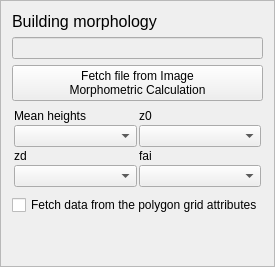
    <widget class="QFrame" name="frame">
     <property name="frameShape">
      <enum>QFrame::StyledPanel</enum>
     </property>
     <property name="frameShadow">
      <enum>QFrame::Raised</enum>
     </property>
     <layout class="QVBoxLayout" name="verticalLayout_2">
      <item>
       <widget class="QLabel" name="label_12">
        <property name="text">
         <string>&lt;!DOCTYPE HTML PUBLIC &quot;-//W3C//DTD HTML 4.0//EN&quot; &quot;http://www.w3.org/TR/REC-html40/strict.dtd&quot;&gt;
&lt;html&gt;&lt;head&gt;&lt;meta name=&quot;qrichtext&quot; content=&quot;1&quot; /&gt;&lt;style type=&quot;text/css&quot;&gt;
p, li { white-space: pre-wrap; }
&lt;/style&gt;&lt;/head&gt;&lt;body style=&quot; font-family:'MS Shell Dlg 2'; font-size:8pt; font-weight:400; font-style:normal;&quot;&gt;
&lt;p style=&quot; margin-top:0px; margin-bottom:0px; margin-left:0px; margin-right:0px; -qt-block-indent:0; text-indent:0px;&quot;&gt;&lt;span style=&quot; font-size:12pt;&quot;&gt;Building morphology&lt;/span&gt;&lt;/p&gt;&lt;/body&gt;&lt;/html&gt;</string>
        </property>
       </widget>
      </item>
      <item>
       <widget class="QLineEdit" name="textInputIMPData">
        <property name="enabled">
         <bool>false</bool>
        </property>
       </widget>
      </item>
      <item>
       <widget class="QPushButton" name="pushButtonImportIMPBuild">
        <property name="enabled">
         <bool>true</bool>
        </property>
        <property name="text">
         <string>Fetch file from Image 
Morphometric Calculation</string>
        </property>
       </widget>
      </item>
      <item>
       <widget class="QFrame" name="IMP_Frame">
        <property name="frameShape">
         <enum>QFrame::NoFrame</enum>
        </property>
        <property name="frameShadow">
         <enum>QFrame::Sunken</enum>
        </property>
        <property name="lineWidth">
         <number>1</number>
        </property>
        <layout class="QGridLayout" name="gridLayout_6">
         <property name="margin">
          <number>2</number>
         </property>
         <property name="spacing">
          <number>2</number>
         </property>
         <item row="1" column="0">
          <widget class="QLabel" name="label_29">
           <property name="text">
            <string>Mean heights</string>
           </property>
          </widget>
         </item>
         <item row="2" column="1">
          <widget class="QComboBox" name="IMP_z0"/>
         </item>
         <item row="2" column="0">
          <widget class="QComboBox" name="IMP_mean"/>
         </item>
         <item row="1" column="1">
          <widget class="QLabel" name="label_33">
           <property name="text">
            <string>z0</string>
           </property>
          </widget>
         </item>
         <item row="8" column="1">
          <widget class="QComboBox" name="IMP_fai"/>
         </item>
         <item row="7" column="1">
          <widget class="QLabel" name="label_34">
           <property name="text">
            <string>fai</string>
           </property>
          </widget>
         </item>
         <item row="8" column="0">
          <widget class="QComboBox" name="IMP_zd"/>
         </item>
         <item row="7" column="0">
          <widget class="QLabel" name="label_30">
           <property name="text">
            <string>zd</string>
           </property>
          </widget>
         </item>
        </layout>
       </widget>
      </item>
      <item>
       <widget class="QCheckBox" name="IMP_checkBox">
        <property name="text">
         <string>Fetch data from the polygon grid attributes</string>
        </property>
       </widget>
      </item>
      <item>
       <spacer name="verticalSpacer_11">
        <property name="orientation">
         <enum>Qt::Vertical</enum>
        </property>
        <property name="sizeHint" stdset="0">
         <size>
          <width>20</width>
          <height>40</height>
         </size>
        </property>
       </spacer>
      </item>
     </layout>
    </widget>
